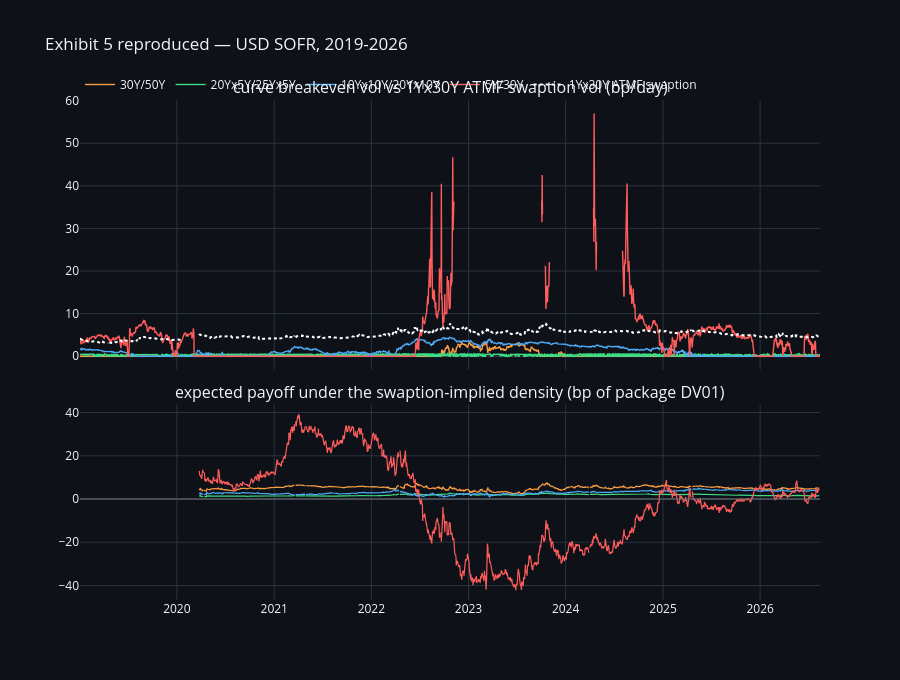

Notebook code for this chart:
### Markdown cell above
## 6. Reproducing JPM's Exhibit 5 — curve-implied vol vs swaption vol

The note's chart: breakeven ("swap-implied") vol from the curve against 1Yx30Y
ATMF swaption vol, and the expected payoff, both 1-year-horizon measures. Where
the curve's breakeven sits **below** the swaption line, the curve is the cheaper
source of gamma.

`always_cheap` days are plotted at 0 bp/day, which is what they are: no vol at
all is required to break even.

### Code cell
import plotly.graph_objects as go
from plotly.subplots import make_subplots

_fig = make_subplots(rows=2, cols=1, shared_xaxes=True, vertical_spacing=0.07,
                     row_heights=[0.58, 0.42],
                     subplot_titles=("curve breakeven vol vs 1Yx30Y ATMF swaption vol (bp/day)",
                                     "expected payoff under the swaption-implied density (bp of package DV01)"))
_pal = {"30Y/50Y": "#ff9f43", "20Yx5Y/25Yx5Y": "#3ddc84",
        "10Yx10Y/20Yx10Y": "#4dabf7", "5Y/30Y": "#ff5c5c"}
for _label in LABELS:
    _s = PANEL[PANEL["structure"] == _label].set_index("date").sort_index()
    _be = _s["breakeven_vol_bp_day"].replace([np.inf], np.nan)
    _fig.add_trace(go.Scatter(x=_s.index, y=_be, name=_label, mode="lines",
                              line=dict(color=_pal.get(_label, "#9b8cff"), width=1.4)),
                   row=1, col=1)
    _fig.add_trace(go.Scatter(x=_s.index, y=_s["expected_payoff_bp"], name=_label,
                              mode="lines", showlegend=False,
                              line=dict(color=_pal.get(_label, "#9b8cff"), width=1.2)),
                   row=2, col=1)
_a = PANEL[PANEL["structure"] == LABELS[0]].set_index("date").sort_index()["atmf_vol_bp_day"]
_fig.add_trace(go.Scatter(x=_a.index, y=_a, name="1Yx30Y ATMF swaption",
                          mode="lines", line=dict(color="#ffffff", width=2, dash="dot")),
               row=1, col=1)
_fig.add_hline(y=0, line=dict(color="#666", width=1), row=2, col=1)
_fig.update_layout(template="plotly_dark", height=680, paper_bgcolor="#0e1117",
                   plot_bgcolor="#0e1117", title="Exhibit 5 reproduced — USD SOFR, 2019-2026",
                   legend=dict(orientation="h", y=1.06))
_fig

### Figure 1 — Plotly figure (JSON) as saved in the notebook; plotly's stock layout.template omitted (floating-point values rounded to 4 significant figures; data arrays with more than 128 entries replaced by an {"elided": "..."} marker saying what was removed)
{"data": [{"line": {"color": "#ff9f43", "width": 1.4}, "mode": "lines", "name": "30Y/50Y", "type": "scatter", "x": {"elided": "1908 str values"}, "xaxis": "x", "y": {"elided": "1908 float values"}, "yaxis": "y"}, {"line": {"color": "#ff9f43", "width": 1.2}, "mode": "lines", "name": "30Y/50Y", "showlegend": false, "type": "scatter", "x": {"elided": "1908 str values"}, "xaxis": "x2", "y": {"elided": "1908 float values"}, "yaxis": "y2"}, {"line": {"color": "#3ddc84", "width": 1.4}, "mode": "lines", "name": "20Yx5Y/25Yx5Y", "type": "scatter", "x": {"elided": "1908 str values"}, "xaxis": "x", "y": {"elided": "1908 float values"}, "yaxis": "y"}, {"line": {"color": "#3ddc84", "width": 1.2}, "mode": "lines", "name": "20Yx5Y/25Yx5Y", "showlegend": false, "type": "scatter", "x": {"elided": "1908 str values"}, "xaxis": "x2", "y": {"elided": "1908 float values"}, "yaxis": "y2"}, {"line": {"color": "#4dabf7", "width": 1.4}, "mode": "lines", "name": "10Yx10Y/20Yx10Y", "type": "scatter", "x": {"elided": "1908 str values"}, "xaxis": "x", "y": {"elided": "1908 float values"}, "yaxis": "y"}, {"line": {"color": "#4dabf7", "width": 1.2}, "mode": "lines", "name": "10Yx10Y/20Yx10Y", "showlegend": false, "type": "scatter", "x": {"elided": "1908 str values"}, "xaxis": "x2", "y": {"elided": "1908 float values"}, "yaxis": "y2"}, {"line": {"color": "#ff5c5c", "width": 1.4}, "mode": "lines", "name": "5Y/30Y", "type": "scatter", "x": {"elided": "1908 str values"}, "xaxis": "x", "y": {"elided": "1908 float values"}, "yaxis": "y"}, {"line": {"color": "#ff5c5c", "width": 1.2}, "mode": "lines", "name": "5Y/30Y", "showlegend": false, "type": "scatter", "x": {"elided": "1908 str values"}, "xaxis": "x2", "y": {"elided": "1908 float values"}, "yaxis": "y2"}, {"line": {"color": "#ffffff", "dash": "dot", "width": 2}, "mode": "lines", "name": "1Yx30Y ATMF swaption", "type": "scatter", "x": {"elided": "1908 str values"}, "xaxis": "x", "y": {"elided": "1908 float values"}, "yaxis": "y"}], "layout": {"annotations": [{"font": {"size": 16}, "showarrow": false, "text": "curve breakeven vol vs 1Yx30Y ATMF swaption vol (bp/day)", "x": 0.5, "xanchor": "center", "xref": "paper", "y": 1.0, "yanchor": "bottom", "yref": "paper"}, {"font": {"size": 16}, "showarrow": false, "text": "expected payoff under the swaption-implied density (bp of package DV01)", "x": 0.5, "xanchor": "center", "xref": "paper", "y": 0.3906, "yanchor": "bottom", "yref": "paper"}], "height": 680, "legend": {"orientation": "h", "y": 1.06}, "paper_bgcolor": "#0e1117", "plot_bgcolor": "#0e1117", "shapes": [{"line": {"color": "#666", "width": 1}, "type": "line", "x0": 0, "x1": 1, "xref": "x2 domain", "y0": 0, "y1": 0, "yref": "y2"}], "title": {"text": "Exhibit 5 reproduced — USD SOFR, 2019-2026"}, "xaxis": {"anchor": "y", "domain": [0.0, 1.0], "matches": "x2", "showticklabels": false}, "xaxis2": {"anchor": "y2", "domain": [0.0, 1.0]}, "yaxis": {"anchor": "x", "domain": [0.4606, 1.0]}, "yaxis2": {"anchor": "x2", "domain": [0.0, 0.3906]}}}
